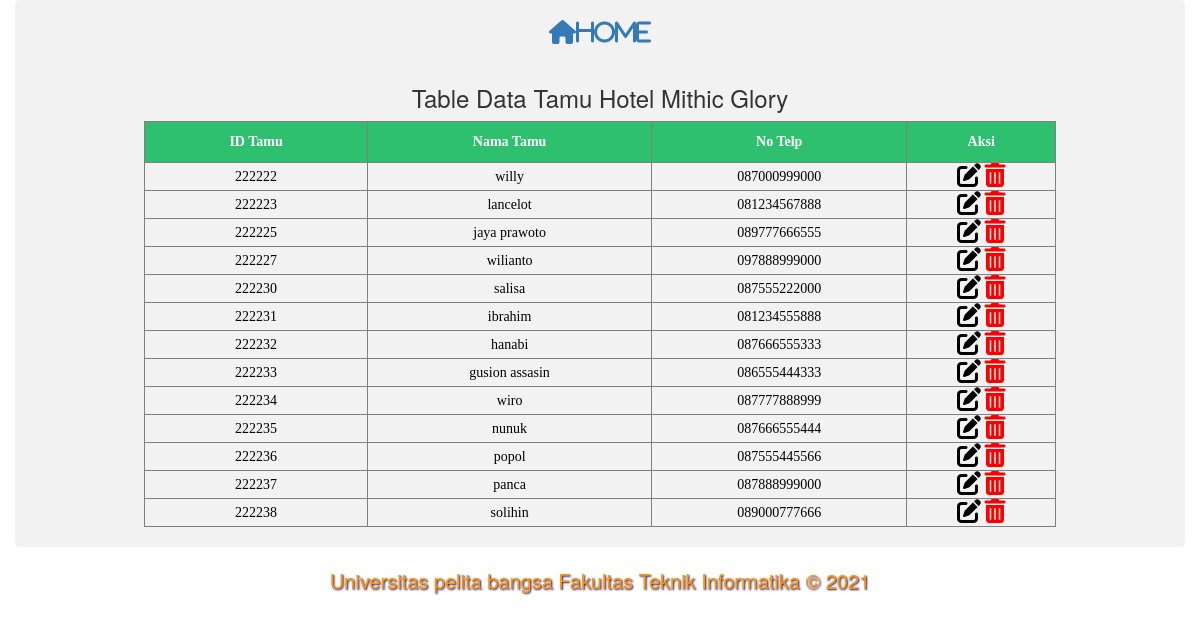
/table_tamu.php (signed in), run on the app's committed database.
### tables this page shows
CREATE TABLE `tamu_hotel` (
  `id_tamu` int(10) NOT NULL,
  `nama_tamu` varchar(200) DEFAULT NULL,
  `no_telp` varchar(12) DEFAULT NULL
);

### table_tamu.php (the view, shortened to what this page needs)
<?php include('template/header.php');?>
<a class="fa fa-home" style="font-size: 24px;" href="index.php">Home</a>
    <br/><br/>
    <h3>Table Data Tamu Hotel Mithic Glory</h3>
<table width='50%' border="1">
    <thead>
        <tr>
            <th>ID Tamu</th>
            <th>Nama Tamu</th>
            <th>No Telp</th>
            <th>Aksi</th>
        </tr>
    </thead>
    <?php
        include("db/config.php");
        $sql = 'SELECT * FROM  tamu_hotel';
        $query = mysqli_query($conn, $sql);
        while ($row = mysqli_fetch_array($query))
        {
            ?>
    <tbody>
        <tr>
            <td><?php echo $row['id_tamu']?></td>
            <td><?php echo $row['nama_tamu']?></td>
            <td><?php echo $row['no_telp']?></td>
            <td>
                <a
                    class="fas fa-edit"
                    style='font-size:24px;color:black'
                    href="edit_tamu.php?id=<?= $row['id_tamu']; ?>"></a>
                <a
                    class="fas fa-trash-alt"
                    style='font-size:24px;color:red'
                    onclick="return confirm('Apakah Yakin Mau menghapus ???'); " href="delete.php?id=<?= $row['id_tamu']; ?>"></a>
            </td>
        </tr>
    </tbody>
    <?php
        }
        ?>
</table>
<?php include('template/footer.php');?>

### assets/css/style.css (style rules this page uses)
table { font-family: Lucida Sans Unicode; border-collapse: collapse; color: #000000; position: relative; text-align: center; margin: auto; width: 80%; }
table th { background: #2ec06f; color: #ffffff; font-weight: bold; font-size: 14px; padding: 10px; }
table th, td { text-align: center; margin: auto; }

### data on the page
tamu_hotel: id_tamu "222222", nama_tamu "willy", no_telp "087000999000"
tamu_hotel: id_tamu "222223", nama_tamu "lancelot", no_telp "081234567888"
tamu_hotel: id_tamu "222225", nama_tamu "jaya prawoto", no_telp "089777666555"
tamu_hotel: id_tamu "222227", nama_tamu "wilianto", no_telp "097888999000"
tamu_hotel: id_tamu "222230", nama_tamu "salisa", no_telp "087555222000"
tamu_hotel: id_tamu "222231", nama_tamu "ibrahim", no_telp "081234555888"
tamu_hotel: id_tamu "222232", nama_tamu "hanabi", no_telp "087666555333"
tamu_hotel: id_tamu "222233", nama_tamu "gusion assasin", no_telp "086555444333"
tamu_hotel: id_tamu "222234", nama_tamu "wiro", no_telp "087777888999"
tamu_hotel: id_tamu "222235", nama_tamu "nunuk", no_telp "087666555444"
tamu_hotel: id_tamu "222236", nama_tamu "popol", no_telp "087555445566"
tamu_hotel: id_tamu "222237", nama_tamu "panca", no_telp "087888999000"
tamu_hotel: id_tamu "222238", nama_tamu "solihin", no_telp "089000777666"
